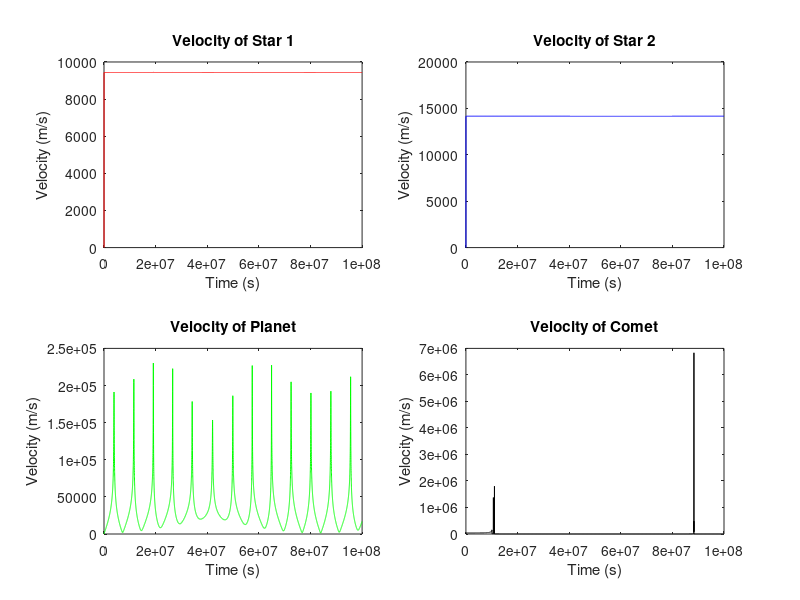
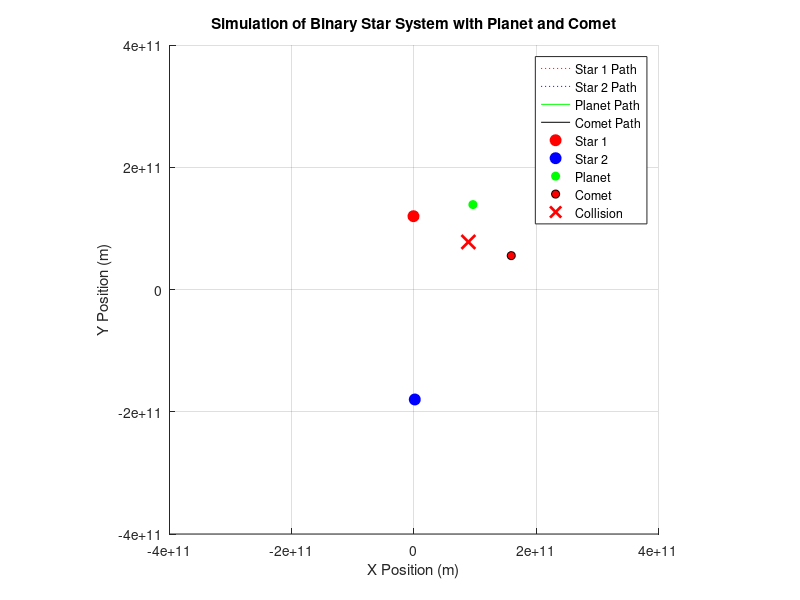

The MATLAB source for these figures, in order:
% Simulation of Binary Star System with Planet Orbiting Star 2 and Comet

% Constants
G = 6.674e-11; % Gravitational constant (m^3 kg^-1 s^-2)

% Star Parameters (Binary System)
M1 = 1.5e30; % Mass of Star 1 (kg)
M2 = 1.0e30; % Mass of Star 2 (kg)
total_mass = M1 + M2;

% Binary Star System - Center of Mass Adjustment
r1 = [1.0e11, 0];  % Initial position of Star 1 
r2 = [-2.0e11, 0]; % Adjusted position of Star 2 
com = (M1 * r1 + M2 * r2) / total_mass; % Center of mass/ Barycenter
r1 = r1 - com; % Adjust position of Star 1 respect to CoM
r2 = r2 - com; % Adjust position of Star 2 respect to CoM

% Compute stable orbital velocities for both stars
r12 = norm(r1 - r2);
v_orb = sqrt(G * total_mass / r12); % Orbital velocity for binary stars
v1 = [0, (M2 / total_mass) * v_orb]; % Orbital velocity of Star 1
v2 = [0, (-M1 / total_mass) * v_orb]; % Orbital velocity of Star 2

% Planet Parameters (Orbiting Star 2)
Mp = 6.0e24; % Mass of the planet (kg)
r_p = [4.0e11, 0]; % Adjusted distance from Star 2 for a stable orbit
rp = r2 + r_p; % Absolute position of the planet around Star 2

% **Ensure Circular Orbit for Planet**
% Circular velocity formula
r_p_distance = norm(rp - r2); % Orbit radius around Star 2
vp_mag = sqrt(G * M2 / r_p_distance); % Correct orbital velocity for a circular orbit
vp = [0, vp_mag] + v2; % Adjusted velocity for the planet orbiting Star 2

% Simulation Parameters
time_step = 1e4; % Smaller time step (s) for more precision
total_time = 1.0e8; % Total simulation time (s)
n_steps = total_time / time_step; % Number of steps

% Initialize position and velocity arrays
pos_star1 = zeros(n_steps, 2); % 2D positions for Star 1
pos_star2 = zeros(n_steps, 2); % 2D positions for Star 2
pos_planet = zeros(n_steps, 2); % 2D positions for the planet
pos_comet = zeros(n_steps, 2); % 2D positions for the comet

pos_star1(1, :) = r1;
pos_star2(1, :) = r2;
pos_planet(1, :) = rp;

v_star1 = v1;
v_star2 = v2;
v_planet = vp;

% Comet Parameters (Entering the System from a Different Direction)
mc = 3.0e14; % Mass of the comet (kg)

% Starting position of the comet farther and entering from a different direction
rc = [5.0e11, 3.5e11]; % Comet starts at a position farther to the right
% Set comet’s initial velocity vector towards the center of mass (com) with high speed
direction_to_comet = com - rc; % Direction vector pointing to the center of mass
direction_to_comet = direction_to_comet / norm(direction_to_comet); % Normalize
vc = 4.0e4 * direction_to_comet; % Increased speed towards the center of mass (entering fast)

% Assign comet initial position and velocity
pos_comet(1, :) = rc;
v_comet = vc;

% Initialize velocity magnitude arrays
v_star1_mag = zeros(n_steps, 1);
v_star2_mag = zeros(n_steps, 1);
v_planet_mag = zeros(n_steps, 1);
v_comet_mag = zeros(n_steps, 1);

% --- Define collision detection radii ---
collision_radius_star = 1e10;    % Approximate radius for stars
collision_radius_planet = 6.4e6; % Approximate Earth radius

% Initialize collision flag
collision_happened = false;
collision_time = 0;
collision_position = [0, 0];
collision_target = '';

% Simulation Loop with Collision Detection
for i = 2:n_steps
    % Calculate distances between bodies
    d12 = norm(pos_star1(i - 1, :) - pos_star2(i - 1, :));
    d1p = norm(pos_star1(i - 1, :) - pos_planet(i - 1, :));
    d2p = norm(pos_star2(i - 1, :) - pos_planet(i - 1, :));
    d1c = norm(pos_star1(i - 1, :) - pos_comet(i - 1, :));
    d2c = norm(pos_star2(i - 1, :) - pos_comet(i - 1, :));
    dpc = norm(pos_planet(i - 1, :) - pos_comet(i - 1, :));

    % Gravitational forces
    F12 = G * M1 * M2 / d12^3 * (pos_star2(i - 1, :) - pos_star1(i - 1, :));
    F1p = G * M1 * Mp / d1p^3 * (pos_planet(i - 1, :) - pos_star1(i - 1, :));
    F2p = G * M2 * Mp / d2p^3 * (pos_planet(i - 1, :) - pos_star2(i - 1, :));
    F1c = G * M1 * mc / d1c^3 * (pos_comet(i - 1, :) - pos_star1(i - 1, :));
    F2c = G * M2 * mc / d2c^3 * (pos_comet(i - 1, :) - pos_star2(i - 1, :));
    Fpc = G * Mp * mc / dpc^3 * (pos_comet(i - 1, :) - pos_planet(i - 1, :));

    % Update velocities using total forces
    a_star1 = (F12 + F1p + F1c) / M1;
    a_star2 = (-F12 + F2p + F2c) / M2;
    a_planet = (-F1p - F2p + Fpc) / Mp;
    a_comet = (-F1c - F2c - Fpc) / mc;

    v_star1 = v_star1 + a_star1 * time_step;
    v_star2 = v_star2 + a_star2 * time_step;
    v_planet = v_planet + a_planet * time_step;
    v_comet = v_comet + a_comet * time_step;

    % Update positions
    pos_star1(i, :) = pos_star1(i - 1, :) + v_star1 * time_step;
    pos_star2(i, :) = pos_star2(i - 1, :) + v_star2 * time_step;
    pos_planet(i, :) = pos_planet(i - 1, :) + v_planet * time_step;
    pos_comet(i, :) = pos_comet(i - 1, :) + v_comet * time_step;

    % Compute velocity magnitudes
    v_star1_mag(i) = norm(v_star1);
    v_star2_mag(i) = norm(v_star2);
    v_planet_mag(i) = norm(v_planet);
    v_comet_mag(i) = norm(v_comet);

    % --- Collision Detection ---
    if ~collision_happened
        if d1c <= collision_radius_star
            fprintf('Collision: Comet hit Star 1 at time %.2f seconds.\n', (i-1)*time_step);
            collision_happened = true;
            collision_time = (i-1) * time_step;
            collision_position = pos_comet(i, :);
            collision_target = 'Star 1';
        elseif d2c <= collision_radius_star
            fprintf('Collision: Comet hit Star 2 at time %.2f seconds.\n', (i-1)*time_step);
            collision_happened = true;
            collision_time = (i-1) * time_step;
            collision_position = pos_comet(i, :);
            collision_target = 'Star 2';
        elseif dpc <= collision_radius_planet
            fprintf('Collision: Comet hit the Planet at time %.2f seconds.\n', (i-1)*time_step);
            collision_happened = true;
            collision_time = (i-1) * time_step;
            collision_position = pos_comet(i, :);
            collision_target = 'Planet';
        end
    end

    % Stop motion of comet on collision
    if collision_happened
        v_comet = [0, 0];  % Freeze comet
    end
end
% === Velocity Magnitude Subplots ===
figure;

% Plot 1: Velocity graph for Star 1
subplot(2, 2, 1);
plot((1:n_steps)*time_step, v_star1_mag, 'r');
title('Velocity of Star 1');
xlabel('Time (s)');
ylabel('Velocity (m/s)');

% Plot 2: Velocity graph for Star 2
subplot(2, 2, 2);
plot((1:n_steps)*time_step, v_star2_mag, 'b');
title('Velocity of Star 2');
xlabel('Time (s)');
ylabel('Velocity (m/s)');

% Plot 3: Velocity graph for Planet
subplot(2, 2, 3);
plot((1:n_steps)*time_step, v_planet_mag, 'g');
title('Velocity of Planet');
xlabel('Time (s)');
ylabel('Velocity (m/s)');

% Plot 4: Velocity graph for Comet
subplot(2, 2, 4);
plot((1:n_steps)*time_step, v_comet_mag, 'k');
title('Velocity of Comet');
xlabel('Time (s)');
ylabel('Velocity (m/s)');
% === Animation ===
figure;
hold on;
axis equal;
xlim([-4e11, 4e11]);
ylim([-4e11, 4e11]);
xlabel('X Position (m)');
ylabel('Y Position (m)');
title('Simulation of Binary Star System with Planet and Comet');
grid on;

plot(pos_star1(:, 1), pos_star1(:, 2), 'r:', 'DisplayName', 'Star 1 Path');
plot(pos_star2(:, 1), pos_star2(:, 2), 'b:', 'DisplayName', 'Star 2 Path');
plot(pos_planet(:, 1), pos_planet(:, 2), 'g-', 'DisplayName', 'Planet Path');
plot(pos_comet(:, 1), pos_comet(:, 2), 'k-', 'DisplayName', 'Comet Path');

star1_marker = plot(pos_star1(1, 1), pos_star1(1, 2), 'ro', 'MarkerSize', 8, 'MarkerFaceColor', 'r', 'DisplayName', 'Star 1');
star2_marker = plot(pos_star2(1, 1), pos_star2(1, 2), 'bo', 'MarkerSize', 8, 'MarkerFaceColor', 'b', 'DisplayName', 'Star 2');
planet_marker = plot(pos_planet(1, 1), pos_planet(1, 2), 'go', 'MarkerSize', 6, 'MarkerFaceColor', 'g', 'DisplayName', 'Planet');
comet_marker = plot(pos_comet(1, 1), pos_comet(1, 2), 'ko', 'MarkerSize', 6, 'MarkerFaceColor', 'k', 'DisplayName', 'Comet');

legend;

for i = 1:n_steps
    set(star1_marker, 'XData', pos_star1(i, 1), 'YData', pos_star1(i, 2));
    set(star2_marker, 'XData', pos_star2(i, 1), 'YData', pos_star2(i, 2));
    set(planet_marker, 'XData', pos_planet(i, 1), 'YData', pos_planet(i, 2));
    set(comet_marker, 'XData', pos_comet(i, 1), 'YData', pos_comet(i, 2));
    
    % Change comet color after collision
    if collision_happened && i*time_step >= collision_time
        set(comet_marker, 'MarkerFaceColor', 'r');
    end
    
    drawnow;
end

% Display collision marker
if collision_happened
    plot(collision_position(1), collision_position(2), 'rx', 'MarkerSize', 10, 'LineWidth', 2);
    legend('Star 1 Path', 'Star 2 Path', 'Planet Path', 'Comet Path', ...
           'Star 1', 'Star 2', 'Planet', 'Comet', 'Collision');
end

hold off;
